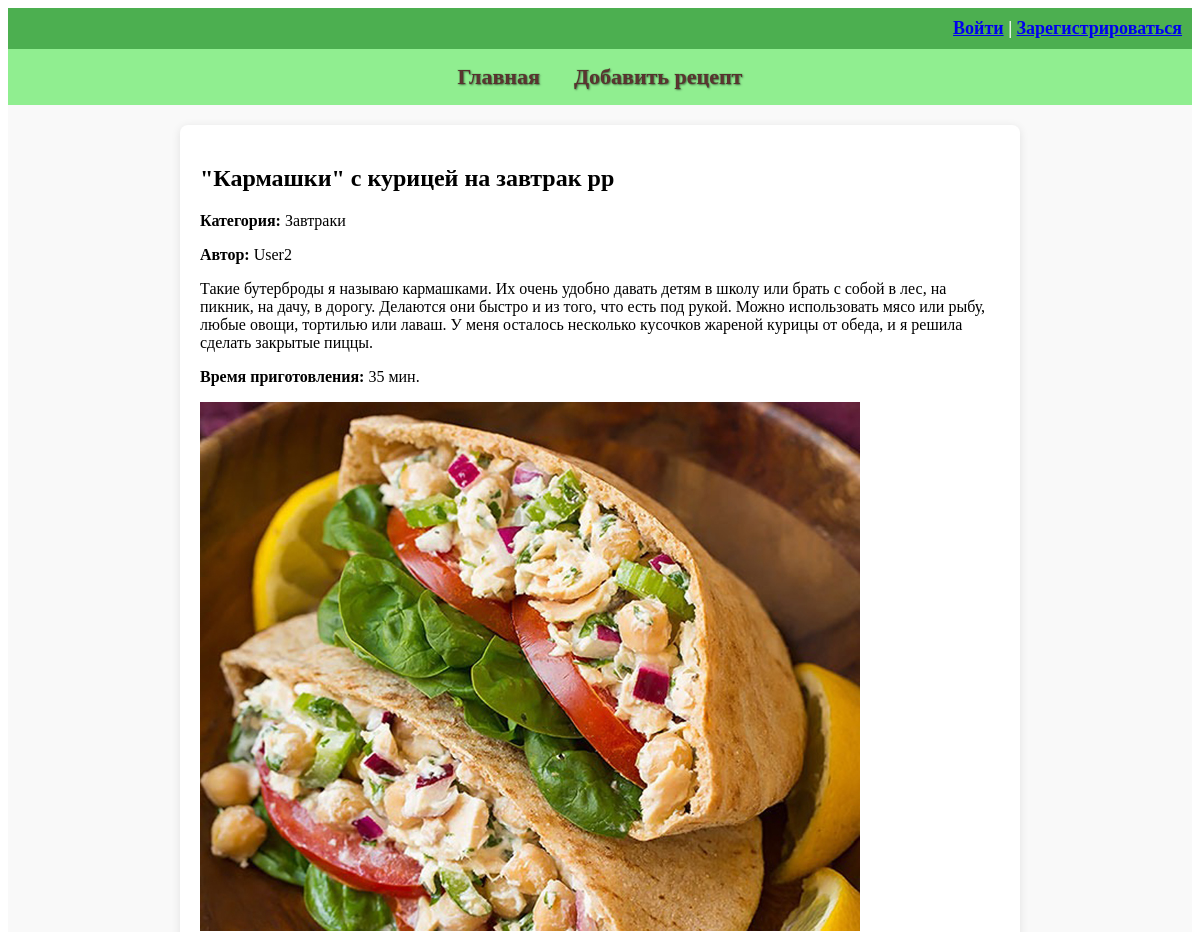
Page /recipe/23/ (upper part) on the earlier database version.
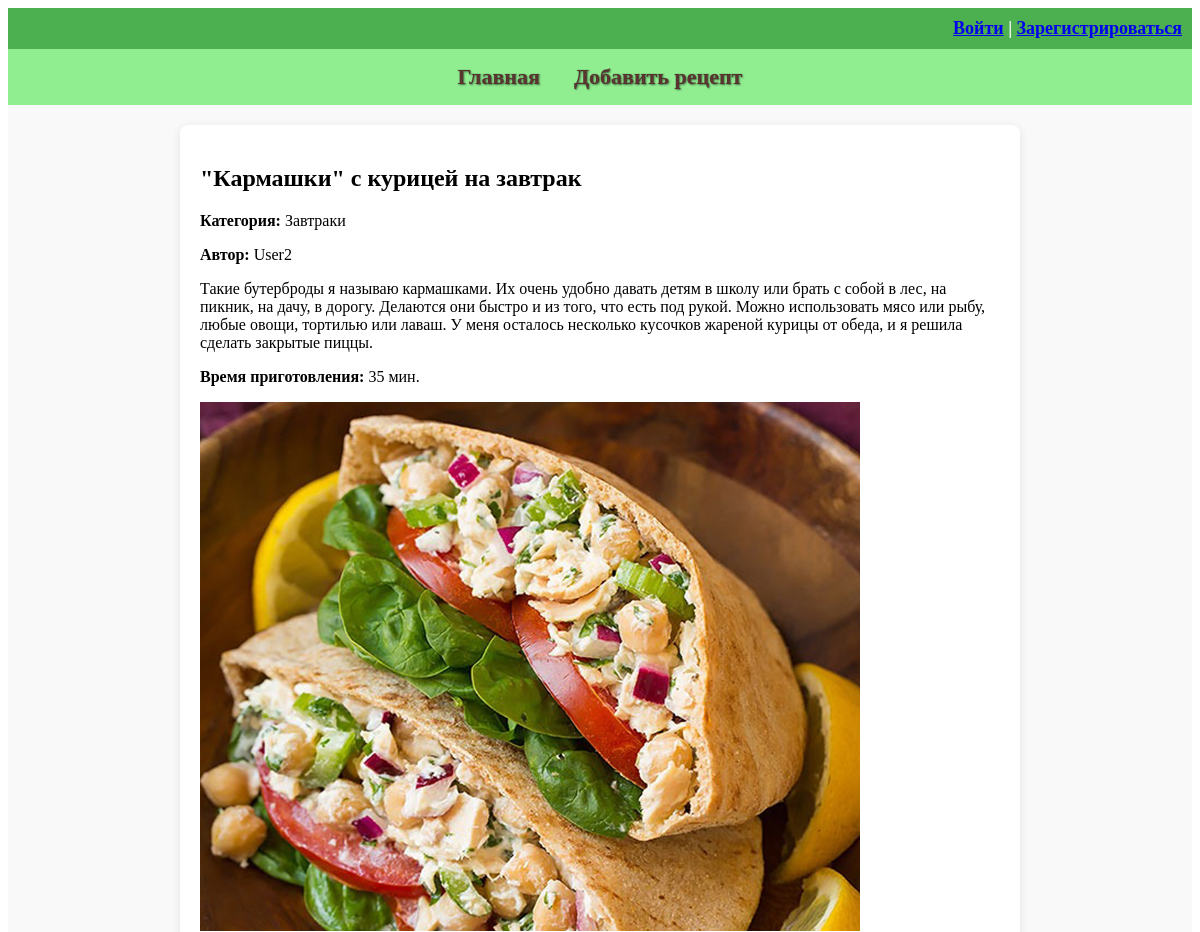
Same page on the later database version.
### recipe_app/models.py (models this page shows, shortened)
class Recipe(models.Model):
    title = models.CharField(max_length=100, verbose_name="Название блюда")  # Название рецепта
    description = models.TextField(verbose_name="Описание")  # Описание рецепта
    preparation_steps = models.TextField(verbose_name="Шаги приготовления")  # Шаги приготовления блюда
    preparation_time = models.PositiveIntegerField(verbose_name="Время приготовления в минутах")  # Время приготовления в минутах
    image = models.ImageField(upload_to='recipes/images/', verbose_name="Добавьте фото")  # Изображение рецепта
    author = models.ForeignKey(User, on_delete=models.CASCADE, verbose_name="Автор")  # Автор рецепта (связь с пользователем)
    categories = models.ManyToManyField(Category, through='RecipeCategory', verbose_name="Категория")  # Категории, связанные с рецептом через промежуточную модель
    ingredients = models.TextField(blank=True, null=True, verbose_name="Ингредиенты")  # Ингредиенты для рецепта, можно оставить пустым

### recipe_app/views.py (the view, shortened to what this page needs)
# urls.py: path('recipe/<int:recipe_id>/', recipe_detail, name='recipe_detail'),  # Страница отдельного рецепта, в URL передается ID рецепта
def recipe_detail(request, recipe_id):
    recipe = get_object_or_404(Recipe, id=recipe_id)  # Получаем рецепт по ID или 404, если не найден
    comments = recipe.comments.order_by('-created_at')  # Получаем все комментарии к рецепту и сортируем по дате
    form = CommentForm()  # Создаем форму для нового комментария
    return render(request, 'recipes/recipe_detail.html', {'recipe': recipe, 'comments': comments, 'form': form}) # Отображаем рецепт с комментариями

### recipe_app/templates/recipes/recipe_detail.html (shortened to what this page needs)
{% extends 'base.html' %}
{% block content %}
<h2>{{ recipe.title }}</h2>
<p><strong>Категория:</strong>
    {% for category in recipe.categories.all %}
    {{ category.name }}{% if not forloop.last %}, {% endif %}
    {% endfor %}
</p>
<p><strong>Автор:</strong>
    {{ recipe.author.username }}
</p>
<p>{{ recipe.description }}</p>
<p><strong>Время приготовления:</strong> {{ recipe.preparation_time }} мин.</p>
<img src="{{ recipe.image.url }}" alt="{{ recipe.title }}">
{% endblock %}

Differences in the rows shown:
changed Recipe "User2": title "\"Кармашки\" с курицей на завтрак рр" → "\"Кармашки\" с курицей на завтрак"
